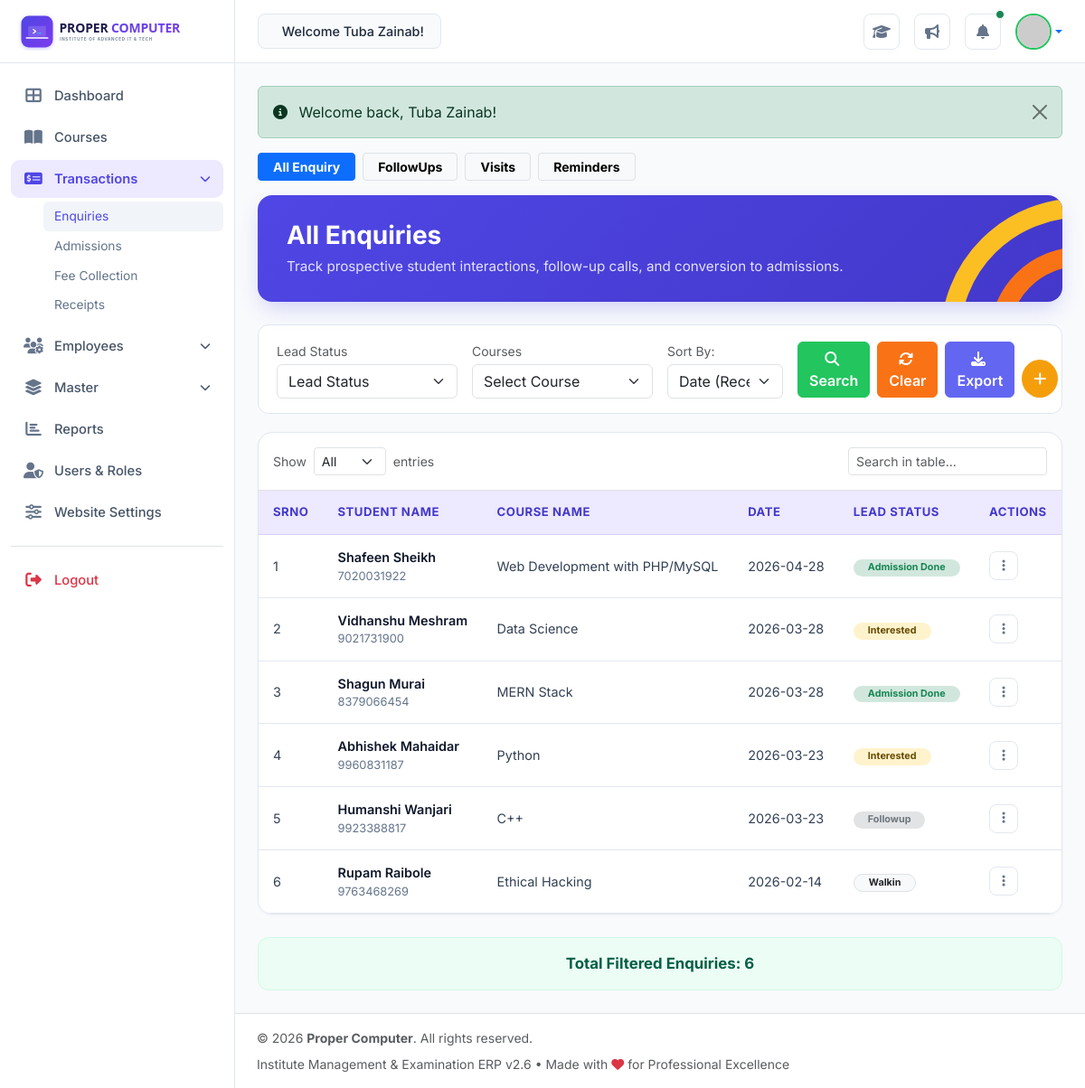
/admin/enquiries.php (signed in), run on the app's committed database.
### tables this page shows
CREATE TABLE `enquiries` (
  `id` INT AUTO_INCREMENT PRIMARY KEY,
  `student_name` VARCHAR(100) NOT NULL,
  `phone` VARCHAR(20) NOT NULL,
  `email` VARCHAR(100) NULL,
  `course_id` INT NOT NULL,
  `mode` ENUM('Offline', 'Online', 'Hybrid') DEFAULT 'Hybrid',
  `lead_source` VARCHAR(50) DEFAULT 'Walkin',
  `lead_status` ENUM('Walkin', 'Telephonic', 'Interested', 'Followup', 'Admission Done', 'Cancelled') DEFAULT 'Walkin',
  `enquiry_date` DATE NOT NULL,
  `follow_up_date` DATE NULL,
  `assigned_to` INT NULL,
  `notes` TEXT NULL,
  `is_converted` TINYINT(1) DEFAULT 0,
  `created_at` DATETIME DEFAULT CURRENT_TIMESTAMP,
  FOREIGN KEY (`course_id`) REFERENCES `courses` (`id`),
  FOREIGN KEY (`assigned_to`) REFERENCES `employees` (`id`)
);

CREATE TABLE `courses` (
  `id` INT AUTO_INCREMENT PRIMARY KEY,
  `category_id` INT NOT NULL,
  `name` VARCHAR(150) NOT NULL,
  `slug` VARCHAR(150) NOT NULL UNIQUE,
  `code` VARCHAR(30) NOT NULL UNIQUE,
  `duration` VARCHAR(50) NOT NULL DEFAULT '3 Months',
  `fee` DECIMAL(10,2) NOT NULL DEFAULT 15000.00,
  `level` ENUM('Beginner', 'Intermediate', 'Advanced', 'All Levels') DEFAULT 'Beginner',
  `mode` ENUM('Online', 'Offline', 'Hybrid') DEFAULT 'Hybrid',
  `description` TEXT NULL,
  `syllabus` LONGTEXT NULL,
  `is_popular` TINYINT(1) DEFAULT 0,
  `is_active` TINYINT(1) DEFAULT 1,
  `created_at` DATETIME DEFAULT CURRENT_TIMESTAMP,
  FOREIGN KEY (`category_id`) REFERENCES `course_categories` (`id`)
);

### admin/enquiries.php (the view, shortened to what this page needs)
<?php
require_once __DIR__ . '/../config/helpers.php';
$pdo = getDBConnection();
$tab = $_GET['tab'] ?? 'all';
$sortBy = $_GET['sort'] ?? 'date_desc';
$sql = "SELECT e.*, c.name as course_name, emp.full_name as assigned_name
        FROM enquiries e
        JOIN courses c ON e.course_id = c.id
        LEFT JOIN employees emp ON e.assigned_to = emp.id
        WHERE 1=1";
$params = [];
if ($sortBy === 'name_asc') {
    $sql .= " ORDER BY e.student_name ASC";
} else {
    $sql .= " ORDER BY e.enquiry_date DESC, e.id DESC";
}
$stmt = $pdo->prepare($sql);
$stmt->execute($params);
$enquiries = $stmt->fetchAll();
require_once __DIR__ . '/../includes/admin_header.php';
?>
<div class="d-flex gap-2 mb-3">
    <a href="enquiries.php?tab=all" class="btn btn-sm <?= ($tab === 'all') ? 'btn-primary' : 'btn-light border' ?> px-3 fw-bold">All Enquiry</a>
    <a href="enquiries.php?tab=followups" class="btn btn-sm <?= ($tab === 'followups') ? 'btn-primary' : 'btn-light border' ?> px-3 fw-bold">FollowUps</a>
    <a href="enquiries.php?tab=visits" class="btn btn-sm <?= ($tab === 'visits') ? 'btn-primary' : 'btn-light border' ?> px-3 fw-bold">Visits</a>
    <a href="enquiries.php?tab=reminders" class="btn btn-sm <?= ($tab === 'reminders') ? 'btn-primary' : 'btn-light border' ?> px-3 fw-bold">Reminders</a>
</div>
<div class="admin-header-banner">
    <svg class="banner-arcs" viewBox="0 0 100 100">
        <circle class="arc-1" cx="100" cy="100" r="80" />
        <circle class="arc-2" cx="100" cy="100" r="50" />
    </svg>
    <h2>All Enquiries</h2>
    <p>Track prospective student interactions, follow-up calls, and conversion to admissions.</p>
</div>
<div class="filter-toolbar">
    <form method="GET" action="" class="row g-3 align-items-center">
        <div class="col-md-3">
            <label class="form-label small text-muted mb-1">Lead Status</label>
            <select name="status" class="form-select">
                <option value="">Lead Status</option>
            </select>
        </div>
        <div class="col-md-3">
            <label class="form-label small text-muted mb-1">Courses</label>
            <select name="course" class="form-select">
                <option value="">Select Course</option>
            </select>
        </div>
        <div class="col-md-2">
            <label class="form-label small text-muted mb-1">Sort By:</label>
            <select name="sort" class="form-select">
                <option value="date_desc" <?= ($sortBy === 'date_desc') ? 'selected' : '' ?>>Date (Recent)</option>
            </select>
        </div>
        <div class="col-md-4 d-flex align-items-end gap-2">
            <button type="submit" class="btn btn-search-green flex-fill">
                <i class="fas fa-search me-1"></i> Search
            </button>
            <a href="enquiries.php" class="btn btn-clear-orange">
                <i class="fas fa-rotate me-1"></i> Clear
            </a>
            <button type="button" class="btn btn-export-purple" id="exportCsvBtn">
                <i class="fas fa-download me-1"></i> Export
            </button>
            <a href="enquiry-add.php" class="btn btn-add-amber" title="Add Enquiry">
                <i class="fas fa-plus"></i>
            </a>
        </div>
    </form>
</div>
<div class="admin-card-table">
    <div class="p-3 border-bottom d-flex justify-content-between align-items-center">
        <div class="d-flex align-items-center gap-2">
            <span class="small text-muted">Show</span>
            <select class="form-select form-select-sm" style="width: 80px;">
                <option>All</option>
            </select>
            <span class="small text-muted">entries</span>
        </div>
        <div>
            <input type="text" id="tableSearchInput" class="form-control form-control-sm" placeholder="Search in table..." style="width: 220px;">
        </div>
    </div>
    <div class="table-responsive">
        <table class="table admin-table">
            <thead>
                <tr>
                    <th>SRNO</th>
                    <th>STUDENT NAME</th>
                    <th>COURSE NAME</th>
                    <th>DATE</th>
                    <th>LEAD STATUS</th>
                    <th>ACTIONS</th>
                </tr>
            </thead>
            <tbody>
                <?php if (empty($enquiries)): ?>
                    <tr><td colspan="6" class="text-center py-4 text-muted">No data available in table</td></tr>
                <?php else: ?>
                    <?php foreach ($enquiries as $idx => $enq): ?>
                        <tr>
                            <td><?= $idx + 1 ?></td>
                            <td>
                                <span class="table-student-name"><?= e($enq['student_name']) ?></span>
                                <span class="table-student-phone"><?= e($enq['phone']) ?></span>
                            </td>
                            <td><?= e($enq['course_name']) ?></td>
                            <td><?= format_date($enq['enquiry_date'], 'Y-m-d') ?></td>
                            <td>
                                <?php
                                $badgeClass = 'bg-secondary-subtle text-secondary';
                                if ($enq['lead_status'] === 'Admission Done') $badgeClass = 'bg-success-subtle text-success';
                                elseif ($enq['lead_status'] === 'Walkin') $badgeClass = 'bg-light text-dark border';
                                elseif ($enq['lead_status'] === 'Telephonic') $badgeClass = 'bg-info-subtle text-info';
                                elseif ($enq['lead_status'] === 'Interested') $badgeClass = 'bg-warning-subtle text-warning-emphasis';
                                elseif ($enq['lead_status'] === 'Cancelled') $badgeClass = 'bg-danger-subtle text-danger';
                                ?>
                                <span class="badge <?= $badgeClass ?> px-3 py-1 rounded-pill"><?= e($enq['lead_status']) ?></span>
                            </td>
                            <td>
                                <div class="dropdown">
                                    <button class="action-btn" type="button" data-bs-toggle="dropdown">
                                        <i class="fas fa-ellipsis-v"></i>
                                    </button>
                                </div>
                            </td>
                        </tr>
                    <?php endforeach; ?>
                <?php endif; ?>
            </tbody>
        </table>
    </div>
</div>
<div class="table-summary-grid">
    <div class="summary-box">
        Total Filtered Enquiries: <?= count($enquiries) ?>
    </div>
</div>
<?php require_once __DIR__ . '/../includes/admin_footer.php'; ?>

### assets/css/admin.css (style rules this page uses)
:root { --admin-bg: #f8fafc; --admin-sidebar-w: 260px; --admin-sidebar-collapsed-w: 80px; --admin-topbar-h: 70px; --admin-primary: #4f46e5; --admin-primary-dark: #3730a3; --admin-purple-grad: linear-gradient(135deg, #4f46e5 0%, #4338ca 100%); --admin-border: #e2e8f0; --admin-table-head: #ede9fe; --admin-table-head-text: #4338ca; --font-heading: 'Outfit', sans-serif; --font-body: 'Inter', sans-serif; }
body.admin-body { font-family: var(--font-body); background-color: var(--admin-bg); color: #334155; margin: 0; padding: 0; overflow-x: hidden; }
.admin-header-banner { background: linear-gradient(135deg, #4f46e5 0%, #4338ca 100%); color: #ffffff; border-radius: 16px; padding: 28px 32px; position: relative; overflow: hidden; margin-bottom: 25px; box-shadow: 0 10px 25px -5px rgba(79, 70, 229, 0.25); }
.admin-header-banner h2 { color: #ffffff; font-size: 1.75rem; font-weight: 700; margin-bottom: 6px; }
.admin-header-banner p { color: rgba(255, 255, 255, 0.85); margin-bottom: 0; font-size: 0.95rem; }
.banner-arcs { position: absolute; right: -20px; bottom: -40px; width: 180px; height: 180px; pointer-events: none; }
.filter-toolbar { background: #ffffff; border: 1px solid var(--admin-border); border-radius: 12px; padding: 16px 20px; margin-bottom: 20px; }
.btn-search-green { background-color: #22c55e; border-color: #22c55e; color: #ffffff; font-weight: 600; }
.btn-clear-orange { background-color: #f97316; border-color: #f97316; color: #ffffff; font-weight: 600; }
.btn-export-purple { background-color: #6366f1; border-color: #6366f1; color: #ffffff; font-weight: 600; }
.btn-add-amber { background-color: #f59e0b; border-color: #f59e0b; color: #ffffff; font-weight: 700; border-radius: 50%; width: 42px; height: 42px; display: inline-flex; align-items: center; justify-content: center; }
.admin-card-table { background: #ffffff; border: 1px solid var(--admin-border); border-radius: 16px; overflow: hidden; box-shadow: 0 1px 3px rgba(0, 0, 0, 0.04); margin-bottom: 25px; }
.admin-table { margin-bottom: 0; vertical-align: middle; }
.admin-table thead th { background-color: var(--admin-table-head); color: var(--admin-table-head-text); font-size: 0.82rem; font-weight: 700; letter-spacing: 0.04em; text-transform: uppercase; padding: 14px 16px; border-bottom: 1px solid rgba(79, 70, 229, 0.15); }
.admin-table tbody td { padding: 14px 16px; color: #334155; font-size: 0.9rem; border-bottom: 1px solid var(--admin-border); }
.table-student-name { font-weight: 600; color: #0f172a; }
.table-student-phone { font-size: 0.8rem; color: #64748b; display: block; }
.table-summary-grid { display: grid; grid-template-columns: repeat(auto-fit, minmax(200px, 1fr)); gap: 15px; margin-top: 15px; }
.summary-box { background: #ecfdf5; color: #065f46; border-radius: 12px; padding: 16px 20px; text-align: center; font-weight: 700; font-size: 1.05rem; border: 1px solid #d1fae5; }
.action-btn { width: 32px; height: 32px; border-radius: 8px; border: 1px solid var(--admin-border); background: #ffffff; color: #64748b; display: inline-flex; align-items: center; justify-content: center; transition: all 0.2s; text-decoration: none; }

### data on the page
enquiries: student_name "Shafeen Sheikh", phone "7020031922", course.name "Web Development with PHP/MySQL", enquiry_date "2026-04-28", lead_status "Admission Done"
enquiries: student_name "Vidhanshu Meshram", phone "9021731900", course.name "Data Science", enquiry_date "2026-03-28", lead_status "Interested"
enquiries: student_name "Shagun Murai", phone "8379066454", course.name "MERN Stack", enquiry_date "2026-03-28", lead_status "Admission Done"
enquiries: student_name "Abhishek Mahaidar", phone "9960831187", course.name "Python", enquiry_date "2026-03-23", lead_status "Interested"
enquiries: student_name "Humanshi Wanjari", phone "9923388817", course.name "C++", enquiry_date "2026-03-23", lead_status "Followup"
enquiries: student_name "Rupam Raibole", phone "9763468269", course.name "Ethical Hacking", enquiry_date "2026-02-14", lead_status "Walkin"

### other printed values
$user['full_name'] "Tuba Zainab"
$message "Welcome back, Tuba Zainab!"
count($enquiries) "6"
APP_NAME "Proper Computer"
